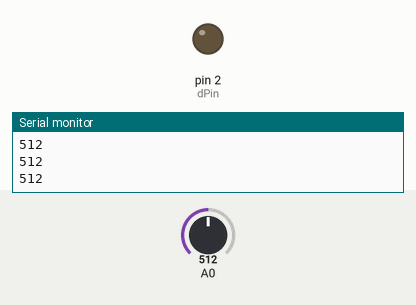
Simulated run of this sketch. Board: Arduino Uno, built with avr-gcc and run on an emulated ATmega328P. Parts: output pins drawn as LEDs (lit = HIGH), the last lines printed to the serial monitor. Inputs (shaded band) come from the test bench; at power-on: A0 = 512.

Above: at 1.2 s.
1.3 s: A0 set to 496
At 2.1 s:
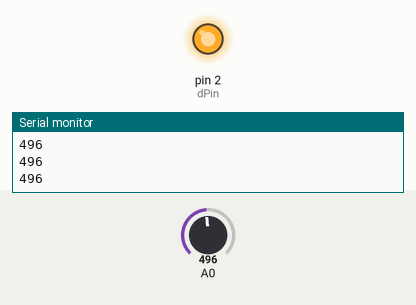
2.8 s: A0 set to 511
At 3.4 s:
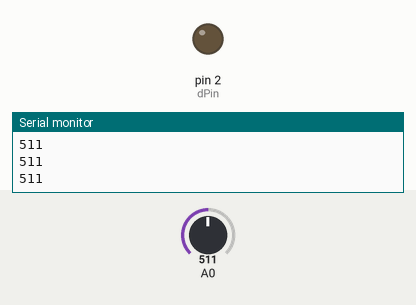
4.3 s: A0 set to 306
At 5.6 s:
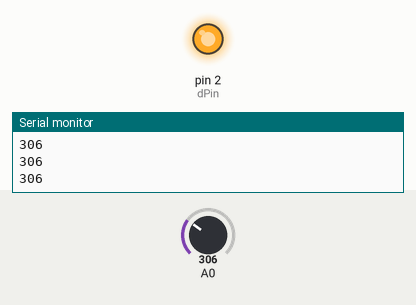
Timing chart, 0 to 7.3 s (numbered marks = the images above; inputs shaded):
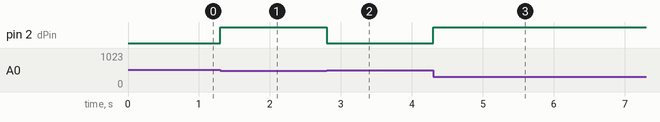

The sketch:

on_off_switch_using_potentiometer.ino
```cpp
int dPin=2;
void setup() {
  // put your setup code here, to run once:
Serial.begin(9600);
pinMode(dPin, OUTPUT);
}

void loop() {
int number=analogRead(A0);
if(number>506){
  digitalWrite(dPin, LOW);
}else{
  digitalWrite(dPin, HIGH);
}
Serial.println(number);
}
```

Measured:
- the behaviour switches between 507 and 506 on A0 (found by bisection; images 0 and 1)
- after the input at 1.3 s, pin 2 (dPin): LOW → HIGH at once
- after the input at 2.8 s, pin 2 (dPin): HIGH → LOW at once
- after the input at 4.3 s, pin 2 (dPin): LOW → HIGH at once
